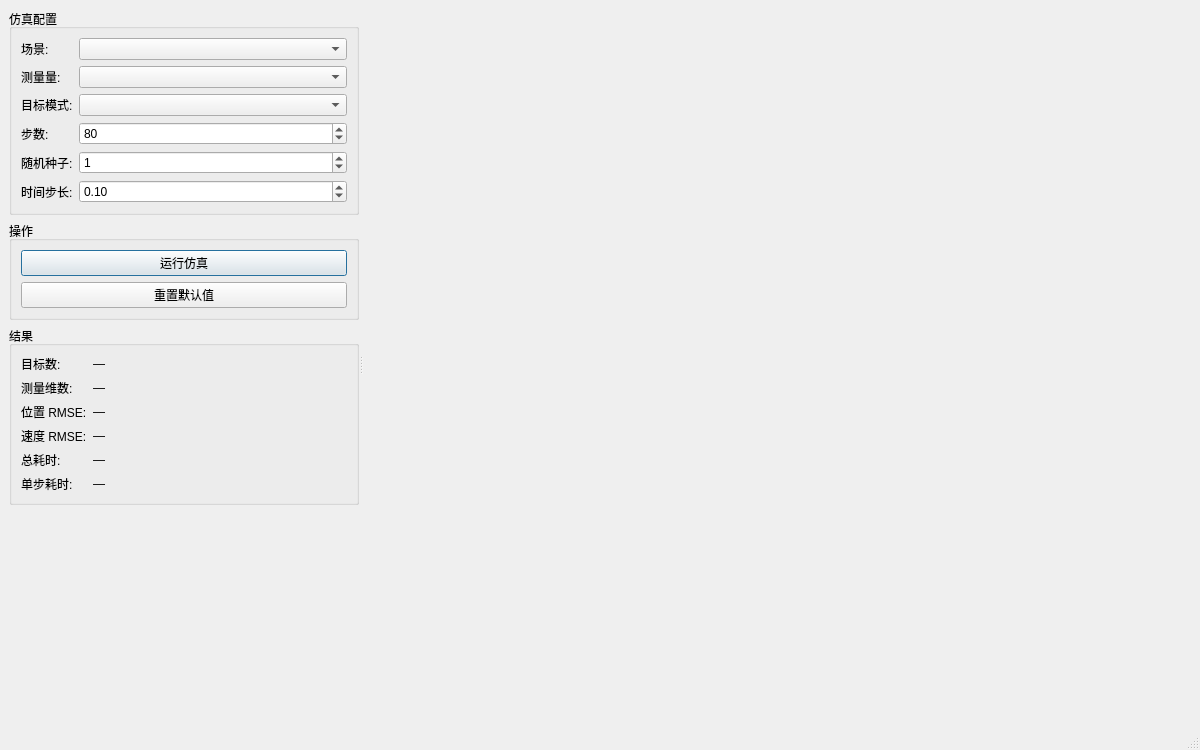
<?xml version="1.0" encoding="UTF-8"?>
<ui version="4.0">
 <class>MainWindow</class>
 <widget class="QMainWindow" name="MainWindow">
  <property name="geometry">
   <rect>
    <x>0</x>
    <y>0</y>
    <width>1200</width>
    <height>750</height>
   </rect>
  </property>
  <property name="windowTitle">
   <string>3D PS Tracker UI</string>
  </property>
  <widget class="QWidget" name="centralwidget">
   <layout class="QHBoxLayout" name="horizontalLayout">
    <item>
     <widget class="QSplitter" name="splitter">
      <property name="orientation">
       <enum>Qt::Horizontal</enum>
      </property>
      <!-- Left panel -->
      <widget class="QWidget" name="leftPanel" native="true">
       <property name="minimumSize">
        <size>
         <width>280</width>
         <height>0</height>
        </size>
       </property>
       <property name="maximumSize">
        <size>
         <width>350</width>
         <height>16777215</height>
        </size>
       </property>
       <layout class="QVBoxLayout" name="leftLayout">
        <!-- Config group -->
        <item>
         <widget class="QGroupBox" name="groupConfig">
          <property name="title">
           <string>仿真配置</string>
          </property>
          <layout class="QFormLayout" name="formLayout">
           <item row="0" column="0">
            <widget class="QLabel" name="labelScene">
             <property name="text">
              <string>场景:</string>
             </property>
            </widget>
           </item>
           <item row="0" column="1">
            <widget class="QComboBox" name="comboScene"/>
           </item>
           <item row="1" column="0">
            <widget class="QLabel" name="labelModality">
             <property name="text">
              <string>测量量:</string>
             </property>
            </widget>
           </item>
           <item row="1" column="1">
            <widget class="QComboBox" name="comboModality"/>
           </item>
           <item row="2" column="0">
            <widget class="QLabel" name="labelTargetMode">
             <property name="text">
              <string>目标模式:</string>
             </property>
            </widget>
           </item>
           <item row="2" column="1">
            <widget class="QComboBox" name="comboTargetMode"/>
           </item>
           <item row="3" column="0">
            <widget class="QLabel" name="labelSteps">
             <property name="text">
              <string>步数:</string>
             </property>
            </widget>
           </item>
           <item row="3" column="1">
            <widget class="QSpinBox" name="spinSteps">
             <property name="minimum">
              <number>10</number>
             </property>
             <property name="maximum">
              <number>500</number>
             </property>
             <property name="value">
              <number>80</number>
             </property>
            </widget>
           </item>
           <item row="4" column="0">
            <widget class="QLabel" name="labelSeed">
             <property name="text">
              <string>随机种子:</string>
             </property>
            </widget>
           </item>
           <item row="4" column="1">
            <widget class="QSpinBox" name="spinSeed">
             <property name="minimum">
              <number>0</number>
             </property>
             <property name="maximum">
              <number>999999</number>
             </property>
             <property name="value">
              <number>1</number>
             </property>
            </widget>
           </item>
           <item row="5" column="0">
            <widget class="QLabel" name="labelDt">
             <property name="text">
              <string>时间步长:</string>
             </property>
            </widget>
           </item>
           <item row="5" column="1">
            <widget class="QDoubleSpinBox" name="spinDt">
             <property name="decimals">
              <number>2</number>
             </property>
             <property name="minimum">
              <double>0.01</double>
             </property>
             <property name="maximum">
              <double>1.00</double>
             </property>
             <property name="singleStep">
              <double>0.05</double>
             </property>
             <property name="value">
              <double>0.10</double>
             </property>
            </widget>
           </item>
          </layout>
         </widget>
        </item>
        <!-- Actions -->
        <item>
         <widget class="QGroupBox" name="groupActions">
          <property name="title">
           <string>操作</string>
          </property>
          <layout class="QVBoxLayout" name="actionsLayout">
           <item>
            <widget class="QPushButton" name="btnRun">
             <property name="text">
              <string>运行仿真</string>
             </property>
             <property name="default">
              <bool>true</bool>
             </property>
            </widget>
           </item>
           <item>
            <widget class="QPushButton" name="btnReset">
             <property name="text">
              <string>重置默认值</string>
             </property>
            </widget>
           </item>
          </layout>
         </widget>
        </item>
        <!-- Results -->
        <item>
         <widget class="QGroupBox" name="groupResults">
          <property name="title">
           <string>结果</string>
          </property>
          <layout class="QFormLayout" name="resultsLayout">
           <item row="0" column="0">
            <widget class="QLabel" name="label_2">
             <property name="text">
              <string>目标数:</string>
             </property>
            </widget>
           </item>
           <item row="0" column="1">
            <widget class="QLabel" name="labelTargetCount">
             <property name="text">
              <string>—</string>
             </property>
            </widget>
           </item>
           <item row="1" column="0">
            <widget class="QLabel" name="label_3">
             <property name="text">
              <string>测量维数:</string>
             </property>
            </widget>
           </item>
           <item row="1" column="1">
            <widget class="QLabel" name="labelMeasDim">
             <property name="text">
              <string>—</string>
             </property>
            </widget>
           </item>
           <item row="2" column="0">
            <widget class="QLabel" name="label_4">
             <property name="text">
              <string>位置 RMSE:</string>
             </property>
            </widget>
           </item>
           <item row="2" column="1">
            <widget class="QLabel" name="labelPosRmse">
             <property name="text">
              <string>—</string>
             </property>
            </widget>
           </item>
           <item row="3" column="0">
            <widget class="QLabel" name="label_5">
             <property name="text">
              <string>速度 RMSE:</string>
             </property>
            </widget>
           </item>
           <item row="3" column="1">
            <widget class="QLabel" name="labelVelRmse">
             <property name="text">
              <string>—</string>
             </property>
            </widget>
           </item>
           <item row="4" column="0">
            <widget class="QLabel" name="label_6">
             <property name="text">
              <string>总耗时:</string>
             </property>
            </widget>
           </item>
           <item row="4" column="1">
            <widget class="QLabel" name="labelElapsed">
             <property name="text">
              <string>—</string>
             </property>
            </widget>
           </item>
           <item row="5" column="0">
            <widget class="QLabel" name="label_7">
             <property name="text">
              <string>单步耗时:</string>
             </property>
            </widget>
           </item>
           <item row="5" column="1">
            <widget class="QLabel" name="labelStepTime">
             <property name="text">
              <string>—</string>
             </property>
            </widget>
           </item>
          </layout>
         </widget>
        </item>
        <item>
         <spacer name="verticalSpacer">
          <property name="orientation">
           <enum>Qt::Vertical</enum>
          </property>
          <property name="sizeHint" stdset="0">
           <size>
            <width>20</width>
            <height>40</height>
           </size>
          </property>
         </spacer>
        </item>
       </layout>
      </widget>
      <!-- Right panel: chart container -->
      <widget class="QWidget" name="chartContainer" native="true">
       <layout class="QVBoxLayout" name="chartsLayout">
        <property name="leftMargin">
         <number>0</number>
        </property>
        <property name="topMargin">
         <number>0</number>
        </property>
        <property name="rightMargin">
         <number>0</number>
        </property>
        <property name="bottomMargin">
         <number>0</number>
        </property>
       </layout>
      </widget>
     </widget>
    </item>
   </layout>
  </widget>
  <widget class="QStatusBar" name="statusbar"/>
 </widget>
 <resources/>
 <connections/>
</ui>
